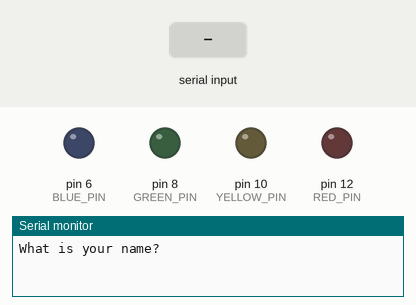
Recording of a sketch running on a simulated Arduino Uno, built with avr-gcc and run on an emulated ATmega328P. Shown: output pins drawn as LEDs (lit = HIGH), the last lines printed to the serial monitor. The inputs (shaded band) are chosen by the test bench.

Above: at 1.2 s.
1.3 s: "1" received over Serial
At 2.9 s:
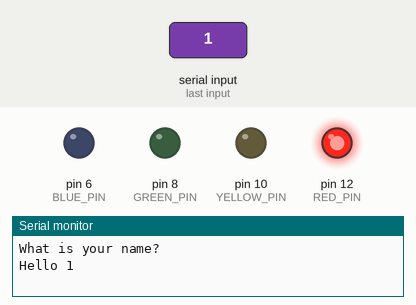
4.3 s: "0" received over Serial
At 7.1 s:
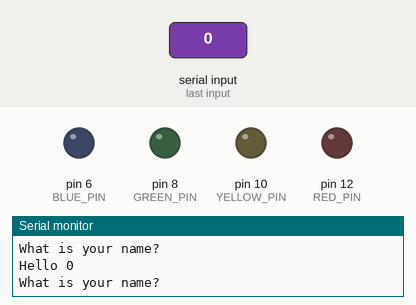
7.3 s: "2" received over Serial
At 8.6 s:
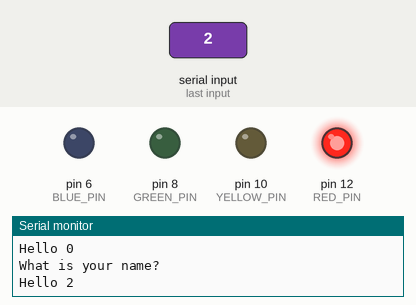
Timing chart, 0 to 10.8 s (numbered marks = the images above; inputs shaded):
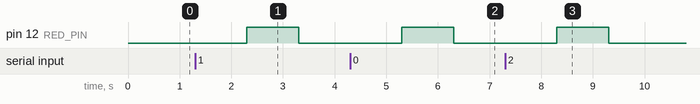

The sketch:

week2.ino
```cpp
/*
 * NAPS Code Club Week 2 starter code.
 *
 * Stephen Gould, 17 May 2019.
 */

const int RED_PIN = 12;
const int YELLOW_PIN = 10;
const int GREEN_PIN = 8;
const int BLUE_PIN = 6;

void setup() {
  // set up LEDs as output and turn them off
  pinMode(RED_PIN, OUTPUT);
  pinMode(YELLOW_PIN, OUTPUT);
  pinMode(GREEN_PIN, OUTPUT);
  pinMode(BLUE_PIN, OUTPUT);

  digitalWrite(RED_PIN, LOW);
  digitalWrite(YELLOW_PIN, LOW);
  digitalWrite(GREEN_PIN, LOW);
  digitalWrite(BLUE_PIN, LOW);

  // initialize serial port and wait for it to open
  Serial.begin(9600);
  while (!Serial) {
    // do nothing
  }
}

void loop() {
  // print message and wait for reply
  Serial.println("What is your name?");
  while (Serial.available() == 0) {
    // do nothing
  }

  // get the reply
  String name = Serial.readString();
  Serial.println("Hello " + name);

  // flash a light
  digitalWrite(RED_PIN, HIGH);
  delay(1000);
  digitalWrite(RED_PIN, LOW);
}
```

Measured:
- after the input at 1.3 s, pin 12 (RED_PIN): LOW → HIGH after 1.0 s, → LOW 1.0 s later
- after the input at 4.3 s, pin 12 (RED_PIN): LOW → HIGH after 1.0 s, → LOW 1.0 s later
- after the input at 7.3 s, pin 12 (RED_PIN): LOW → HIGH after 1.0 s, → LOW 1.0 s later
